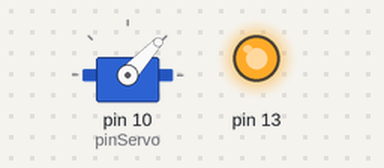
Bench run of a sketch on a simulated Arduino Uno, built with avr-gcc and run on an emulated ATmega328P. Parts: servo, output pins drawn as LEDs (lit = HIGH).

Above: at 0.05 s.
At 1.05 s:
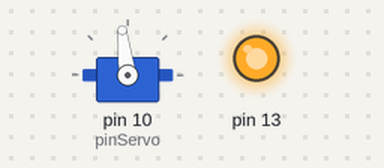
At 2.05 s:
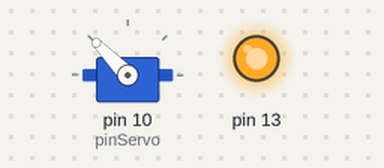
At 4.1 s:
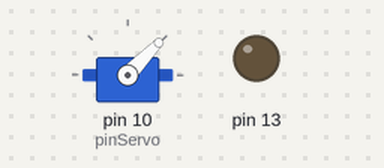
Timing chart, 0 to 5.4 s (numbered marks = the images above):
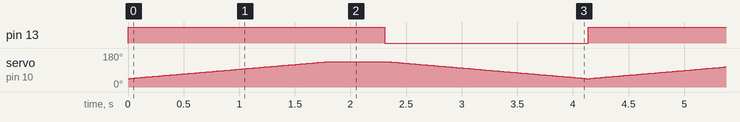

The sketch:

Servo_tarabati.ino
```cpp
// C++ code
//
#include <Servo.h>
int pinServo = 10;
Servo servo;

int start_angle = 45;
int end_angle = 135;

void setup()
{
    servo.attach(pinServo);
    pinMode(13, OUTPUT);
}

void loop()
{
    for (int pos = start_angle; pos < end_angle; pos++)
    {
        servo.write(pos);
        digitalWrite(3, LOW);
        digitalWrite(13, HIGH);

        delay(20);
    }

    delay(500);
    for (int pos = end_angle; pos >= start_angle; pos--)
    {
        servo.write(pos);
        digitalWrite(13, LOW);
        digitalWrite(3, HIGH);
        delay(20);
    }
}
```

Measured:
- by itself, pin 13: alternates HIGH for 2.3 s and LOW for 1.8 s
